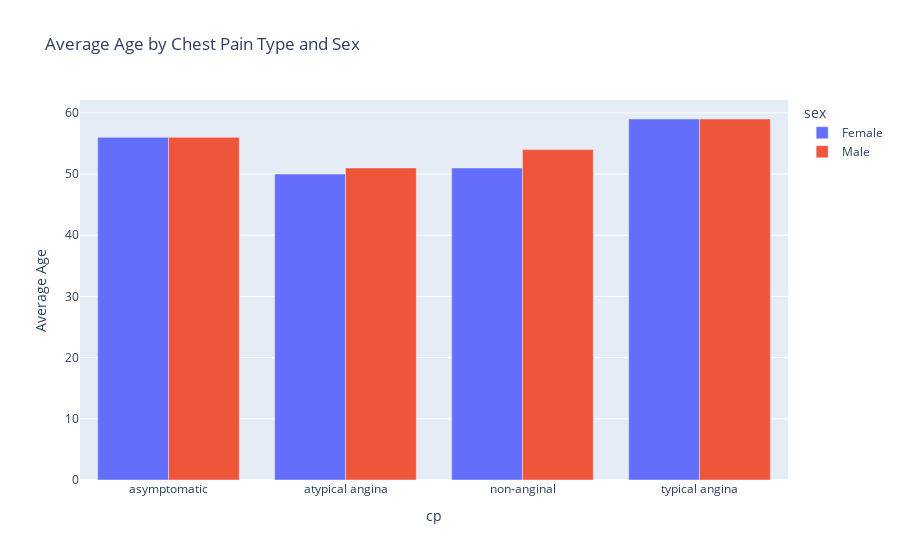

Notebook cell for this chart:
### Code cell
# This code calculates the median age for each chest pain type and sex, 
# then creates a grouped bar plot to visualize the average age by chest pain type and sex.
# Calculate the average age for each chest pain type and sex
average_age = df.groupby(['cp', 'sex'])['age'].median().round(0).astype(int).reset_index()

# Bar Plot using Plotly
fig = px.bar(average_age, 
             x='cp', 
             y='age', 
             color='sex',
             barmode='group',
             title='Average Age by Chest Pain Type and Sex',
             labels={'age': 'Average Age', 'chest_pain': 'Chest Pain Type'})

# Show the plot
fig.show()

### Figure 1 — Plotly figure (JSON) as saved in the notebook; plotly's stock layout.template omitted (floating-point values rounded to 4 significant figures)
{"data": [{"alignmentgroup": "True", "hovertemplate": "sex=Female<br>cp=%{x}<br>Average Age=%{y}<extra></extra>", "legendgroup": "Female", "marker": {"color": "#636efa", "pattern": {"shape": ""}}, "name": "Female", "offsetgroup": "Female", "orientation": "v", "showlegend": true, "textposition": "auto", "type": "bar", "x": ["asymptomatic", "atypical angina", "non-anginal", "typical angina"], "xaxis": "x", "y": [56, 50, 51, 59], "yaxis": "y"}, {"alignmentgroup": "True", "hovertemplate": "sex=Male<br>cp=%{x}<br>Average Age=%{y}<extra></extra>", "legendgroup": "Male", "marker": {"color": "#EF553B", "pattern": {"shape": ""}}, "name": "Male", "offsetgroup": "Male", "orientation": "v", "showlegend": true, "textposition": "auto", "type": "bar", "x": ["asymptomatic", "atypical angina", "non-anginal", "typical angina"], "xaxis": "x", "y": [56, 51, 54, 59], "yaxis": "y"}], "layout": {"barmode": "group", "legend": {"title": {"text": "sex"}, "tracegroupgap": 0}, "title": {"text": "Average Age by Chest Pain Type and Sex"}, "xaxis": {"anchor": "y", "domain": [0, 1], "title": {"text": "cp"}}, "yaxis": {"anchor": "x", "domain": [0, 1], "title": {"text": "Average Age"}}}}
